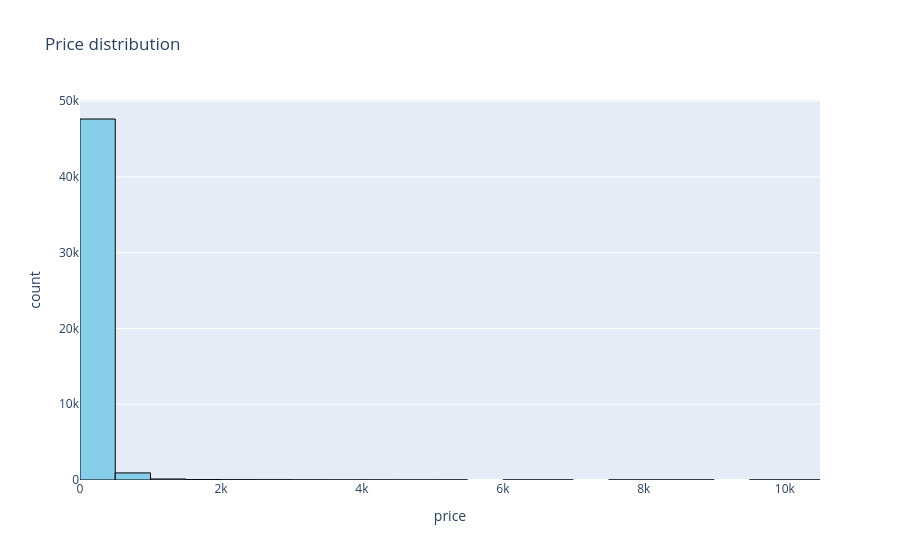

Notebook code cell kept with this figure:
### Code cell
fig = px.histogram(ab_nyc, x="price", title="Price distribution", nbins=25)
fig.update_traces(marker = dict(color = "skyblue", line = dict(color = "black", width = 1)))
fig.show()

### Figure 1 — Plotly figure (JSON) as saved in the notebook; plotly's stock layout.template omitted (floating-point values rounded to 4 significant figures; data arrays with more than 128 entries replaced by an {"elided": "..."} marker saying what was removed)
{"data": [{"bingroup": "x", "hovertemplate": "price=%{x}<br>count=%{y}<extra></extra>", "legendgroup": "", "marker": {"color": "skyblue", "line": {"color": "black", "width": 1}, "pattern": {"shape": ""}}, "name": "", "nbinsx": 25, "orientation": "v", "showlegend": false, "type": "histogram", "x": {"elided": "48884 int values"}, "xaxis": "x", "yaxis": "y"}], "layout": {"barmode": "relative", "legend": {"tracegroupgap": 0}, "title": {"text": "Price distribution"}, "xaxis": {"anchor": "y", "domain": [0, 1], "title": {"text": "price"}}, "yaxis": {"anchor": "x", "domain": [0, 1], "title": {"text": "count"}}}}
